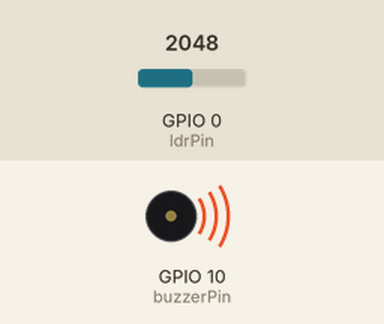
A sketch run on a simulated ESP32-S3. Shown: buzzer (waves = sounding, pin HIGH). The test bench sets the inputs (shaded band); at power-on: GPIO 0 (ldrPin) = 2048. EEPROM starts erased; what the sketch prints to the serial monitor is not drawn.

Above: at 1.8 s.
1.9 s: GPIO 0 (ldrPin) set to 1066
3.4 s: GPIO 0 (ldrPin) set to 962
At 6.2 s:
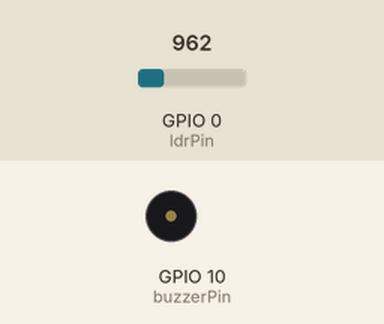
Timing chart, 0 to 10.6 s (numbered marks = the images above; inputs shaded):
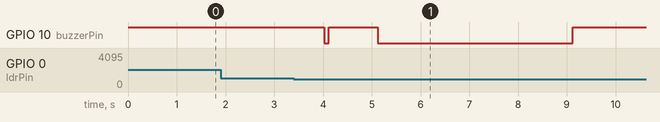

Measured:
- the behaviour switches between 1000 and 999 on GPIO 0 (ldrPin) (found by bisection; images 0 and 1)
- after the input at 1.9 s, every drawn part: stays the same
- after the input at 3.4 s, GPIO 10 (buzzerPin): HIGH → LOW after 0.62 s, → HIGH 0.10 s later, → LOW 1.0 s later, → HIGH 4.0 s later

The sketch:

bookmarker_V1.ino
```cpp
#include <Arduino.h>
#include <Preferences.h>
#include "esp_system.h"
#include "esp_sleep.h"
#include "driver/gpio.h"

// === 引脚定义 ===
const int ldrPin = 0;
const int buzzerPin = 10;

// === 参数定义 ===
const int lightThreshold = 1000;
const int bookmarkThreshold = 50;

// === 番茄工作法参数 ===
const unsigned long workDuration = 25 * 60 * 1000UL;
const unsigned long restDuration = 5 * 60 * 1000UL;

// === 状态变量 ===
bool isReading = false;
bool isPaused = false;
bool inRest = false;
unsigned long sessionStartMillis = 0;
unsigned long accumulatedSessionMillis = 0;
unsigned long restStartMillis = 0;
unsigned long lastBeepMillis = 0;
bool hasShownBookmarkHint = false;
bool hasBeepedLowLight = false;
bool isBeeping = false;
unsigned long beepStartMillis = 0;
bool isSleeping = false; // 新增标志位

// === 累计时间持久化 ===
unsigned long totalReadingSeconds = 0;
Preferences prefs;

void beep(int duration = 100) {
  digitalWrite(buzzerPin, LOW);
  delay(duration);
  digitalWrite(buzzerPin, HIGH);
}

void printReadingTime(unsigned long seconds, bool ended) {
  int mins = seconds / 60;
  int secs = seconds % 60;
  if (ended) {
    Serial.print("\n\U0001F9E0 累计阅读时间：");
  } else {
    Serial.print("⏱️ 阅读中，本次已读：");
  }
  Serial.print(mins);
  Serial.print(" 分 ");
  Serial.print(secs);
  Serial.println(" 秒");
}

void enterDeepSleep() {
  Serial.println("🛌 已放回书中，进入深度睡眠节能...");

  isBeeping = false;
  isSleeping = true;
  digitalWrite(buzzerPin, HIGH);
  Serial.println("🛑 Beep disabled for sleep");

  prefs.putULong("totalSecs", totalReadingSeconds);

  // 禁用蜂鸣器引脚避免漏电导致响声
  pinMode(buzzerPin, INPUT);

  gpio_wakeup_enable(GPIO_NUM_0, GPIO_INTR_LOW_LEVEL);
  esp_sleep_enable_gpio_wakeup();

  delay(100);
  esp_deep_sleep_start();
}

void setup() {
  Serial.begin(115200);
  pinMode(ldrPin, INPUT);
  pinMode(buzzerPin, OUTPUT);
  digitalWrite(buzzerPin, HIGH);

  prefs.begin("reading", false);
  totalReadingSeconds = prefs.getULong("totalSecs", 0);

  Serial.println("\n📚 阅读监测系统启动");
  printReadingTime(totalReadingSeconds, true);
}

void loop() {
  if (isSleeping) return;  // 睡眠状态不再继续运行逻辑

  int lightValue = analogRead(ldrPin);
  unsigned long now = millis();

  Serial.print("\n📡 当前光照值：");
  Serial.println(lightValue);

  if (isBeeping) {
    if (now - beepStartMillis <= 5000) {
      digitalWrite(buzzerPin, (now / 500) % 2 == 0 ? LOW : HIGH);
    } else {
      digitalWrite(buzzerPin, HIGH);
      isBeeping = false;
    }
  }

  if (lightValue < bookmarkThreshold) {
    if (!hasShownBookmarkHint) {
      Serial.println("📕 检测到书签可能已夹入书中，结束本次阅读并保存...");
      if (isReading || isPaused) {
        unsigned long sessionMillis = accumulatedSessionMillis;
        if (isReading) {
          sessionMillis += now - sessionStartMillis;
        }
        unsigned long sessionSeconds = sessionMillis / 1000;
        totalReadingSeconds += sessionSeconds;
        prefs.putULong("totalSecs", totalReadingSeconds);
        printReadingTime(totalReadingSeconds, true);
        isReading = false;
        isPaused = false;
        accumulatedSessionMillis = 0;
      }
      hasShownBookmarkHint = true;
      enterDeepSleep();
    }
    delay(1000);
    return;
  } else {
    hasShownBookmarkHint = false;
  }

  if (inRest) {
    if (now - restStartMillis >= restDuration) {
      Serial.println("✅ 休息结束，开始下一轮阅读");
      beep(300);
      inRest = false;
      sessionStartMillis = now;
      accumulatedSessionMillis = 0;
      isReading = true;
    } else {
      Serial.println("💤 正在休息...");
      delay(1000);
      return;
    }
  }

  if (lightValue >= lightThreshold) {
    hasBeepedLowLight = false;
    isBeeping = false;
    digitalWrite(buzzerPin, HIGH);

    if (!isReading) {
      if (isPaused) {
        sessionStartMillis = now;
        isReading = true;
        isPaused = false;
        Serial.println("🔄 光照恢复，继续阅读...");
      } else {
        sessionStartMillis = now;
        accumulatedSessionMillis = 0;
        isReading = true;
        Serial.println("✅ 光线良好，开始阅读...");
      }
    } else {
      unsigned long sessionMillis = accumulatedSessionMillis + (now - sessionStartMillis);
      unsigned long sessionSeconds = sessionMillis / 1000;
      printReadingTime(sessionSeconds, false);
      printReadingTime(totalReadingSeconds, true);

      if (sessionMillis >= workDuration) {
        Serial.println("🍅 番茄时间结束，请休息 5 分钟");
        beep(500);
        restStartMillis = now;
        inRest = true;
        isReading = false;

        totalReadingSeconds += sessionMillis / 1000;
        prefs.putULong("totalSecs", totalReadingSeconds);
        printReadingTime(totalReadingSeconds, true);
        accumulatedSessionMillis = 0;
      }
    }
  } else if (lightValue >= bookmarkThreshold && lightValue < lightThreshold) {
    if (isReading) {
      accumulatedSessionMillis += now - sessionStartMillis;
      Serial.println("🔅 光线不足，暂停阅读...");
      if (!hasBeepedLowLight) {
        beep();
        hasBeepedLowLight = true;
        isBeeping = true;
        beepStartMillis = now;
      }
      isReading = false;
      isPaused = true;
    } else {
      Serial.println("🔅 暂停中，等待光照恢复...");
    }
  }

  delay(1000);
}
```
